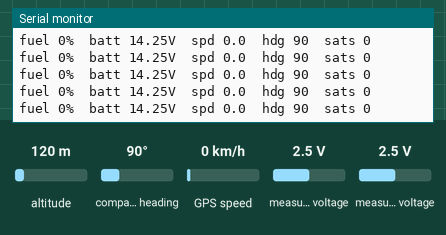
A sketch run on a simulated ESP32-S3. On the bench: the last lines printed to the serial monitor. Wiring (inferred from the names in the program): QMC5883L compass at I2C address 0x0D. The inputs (shaded band) are chosen by the test bench; at power-on: compass heading 90°, measured voltage 2.5 V, GPS speed 0 km/h, altitude 120 m. The GPS gets a fix after 3 s at 37.7749, -122.4194 with 8 satellites.

Above: at 1.5 s.
1.6 s: compass heading set to 7°
At 1.9 s:
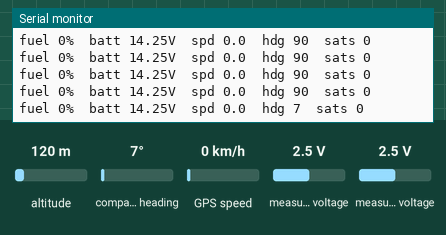
3.1 s: measured voltage (sensor 200) set to 0.1 V
At 3.1 s:
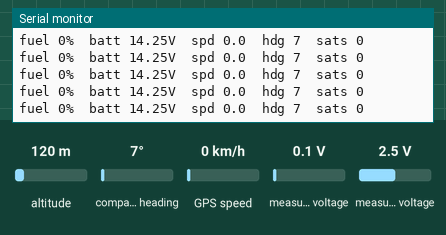
4.6 s: measured voltage (sensor 201) set to 0.1 V
At 4.72 s:
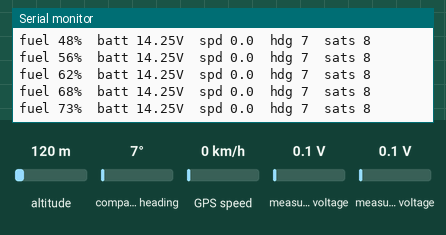
6.1 s: GPS speed set to 2 km/h
At 6.13 s:
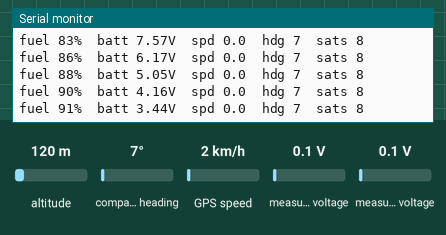
7.6 s: measured voltage (sensor 200) set to 1.2 V
At 7.74 s:
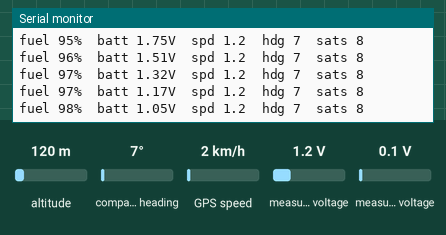
9.1 s: measured voltage (sensor 201) set to 1.2 V
At 9.15 s:
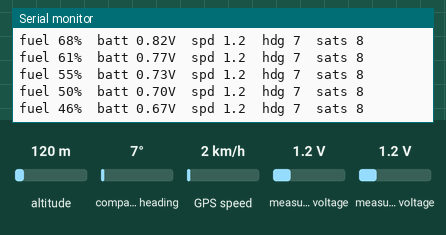
Timing chart, 0 to 11.6 s (numbered marks = the images above; inputs shaded):
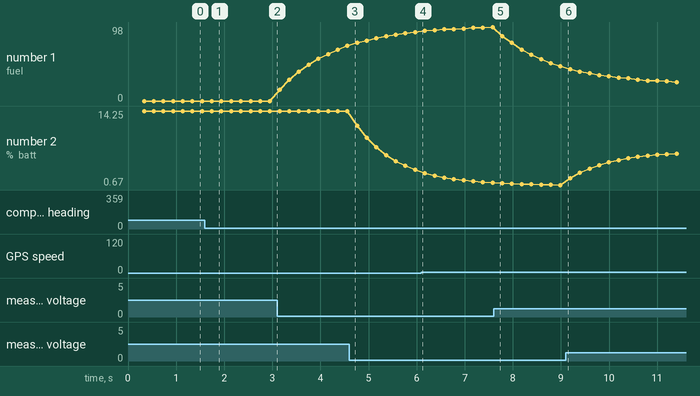

The sketch:

BeetleDash_V1_bench.ino
```cpp
/*
 * BeetleDash — V1 bench firmware
 * ------------------------------------------------------------
 * Target : Waveshare ESP32-S3-Touch-LCD-2.1 (round 480x480)
 *          (this sketch does NOT drive the display yet — it verifies
 *           the sensors and serves a live dashboard to your phone)
 *
 * V1 shows: Fuel level, Battery voltage, GPS speed, Compass heading
 *
 * Wiring (all on the board's 12-pin header):
 *   I2C : SDA = GPIO15, SCL = GPIO7   -> ADS1115 (0x48) + magnetometer
 *   UART: TX  = GPIO43, RX = GPIO44   -> NEO-M8N GPS (GPS TX -> GPIO44)
 *   3V3, GND, 5V as labeled. Power the board from USB-C for the bench.
 *
 *   ADS1115 A0 = fuel divider:  3V3 -[100R]-+- A0 -[VDO sender]- GND
 *   ADS1115 A1 = volt divider:  12V -[47k]-+- A1 -[10k]- GND
 *   (Put a 0.1uF cap from A0->GND and A1->GND to calm sender noise.)
 *
 * Libraries (install via Library Manager):
 *   - Adafruit ADS1X15
 *   - TinyGPSPlus (by Mikal Hart)
 * ------------------------------------------------------------
 */

#include <Wire.h>
#include <WiFi.h>
#include <WebServer.h>
#include <Adafruit_ADS1X15.h>
#include <TinyGPSPlus.h>

// ---------- Pins ----------
#define PIN_SDA   15
#define PIN_SCL    7
#define PIN_GPS_TX 43   // ESP32 TX -> GPS RX
#define PIN_GPS_RX 44   // ESP32 RX <- GPS TX

// ---------- Fuel + voltage calibration (edit to taste) ----------
#define VEXC        3.30f    // divider excitation = board 3V3 rail
#define FUEL_RTOP   100.0f   // top resistor of the fuel divider (ohms)
#define FUEL_R_EMPTY 70.0f   // MEASURED on your sender: 70.0 ohm = empty (stock VW VDO)
#define FUEL_R_FULL  10.9f   // MEASURED on your sender: 10.9 ohm = full
// Note: this VDO sender drops resistance as the tank fills. The linear map below
// handles that direction automatically (no logic change needed).
#define VOLT_R1     47000.0f // volt divider top (to +12V)
#define VOLT_R2     10000.0f // volt divider bottom (to GND)

// ---------- Compass ----------
#define MAG_DECLINATION 0.0f // set your local magnetic declination (deg) later

// ---------- WiFi Access Point ----------
const char* AP_SSID = "BeetleDash";
const char* AP_PASS = "beetle1234";   // >= 8 chars

// ---------- Globals ----------
Adafruit_ADS1115 ads;
TinyGPSPlus gps;
WebServer server(80);

bool  adsOK = false;
int   magAddr = 0;          // 0 = none, 0x0D = QMC5883L, 0x1E = HMC5883L
float fuelPct = 0, battV = 0, headingDeg = 0, speedMph = 0;
int   sats = 0;
bool  gpsFix = false;
float fuelEMA = -1, voltEMA = -1;   // smoothing state

// ============================================================
//  Magnetometer (auto-detect QMC5883L @0x0D or HMC5883L @0x1E)
// ============================================================
bool i2cPresent(uint8_t addr) {
  Wire.beginTransmission(addr);
  return (Wire.endTransmission() == 0);
}

void magInit() {
  if (i2cPresent(0x0D)) {              // QMC5883L
    magAddr = 0x0D;
    Wire.beginTransmission(0x0D); Wire.write(0x0B); Wire.write(0x01); Wire.endTransmission(); // SET/RESET period
    Wire.beginTransmission(0x0D); Wire.write(0x09); Wire.write(0x1D); Wire.endTransmission(); // OSR512, 8G, 200Hz, continuous
  } else if (i2cPresent(0x1E)) {       // HMC5883L
    magAddr = 0x1E;
    Wire.beginTransmission(0x1E); Wire.write(0x00); Wire.write(0x70); Wire.endTransmission(); // 8-avg, 15Hz
    Wire.beginTransmission(0x1E); Wire.write(0x01); Wire.write(0xA0); Wire.endTransmission(); // gain
    Wire.beginTransmission(0x1E); Wire.write(0x02); Wire.write(0x00); Wire.endTransmission(); // continuous
  } else {
    magAddr = 0;
  }
}

bool magRead(int16_t &x, int16_t &y, int16_t &z) {
  if (magAddr == 0x0D) {                       // QMC5883L: data at 0x00, order X,Y,Z (LSB first)
    Wire.beginTransmission(0x0D); Wire.write(0x00); Wire.endTransmission();
    if (Wire.requestFrom(0x0D, 6) != 6) return false;
    x = (int16_t)(Wire.read() | (Wire.read() << 8));
    y = (int16_t)(Wire.read() | (Wire.read() << 8));
    z = (int16_t)(Wire.read() | (Wire.read() << 8));
    return true;
  } else if (magAddr == 0x1E) {                // HMC5883L: data at 0x03, order X,Z,Y (MSB first)
    Wire.beginTransmission(0x1E); Wire.write(0x03); Wire.endTransmission();
    if (Wire.requestFrom(0x1E, 6) != 6) return false;
    x = (int16_t)((Wire.read() << 8) | Wire.read());
    z = (int16_t)((Wire.read() << 8) | Wire.read());
    y = (int16_t)((Wire.read() << 8) | Wire.read());
    return true;
  }
  return false;
}

void updateHeading() {
  int16_t x, y, z;
  if (!magRead(x, y, z)) return;
  float h = atan2((float)y, (float)x) * 180.0f / PI + MAG_DECLINATION;
  if (h < 0) h += 360.0f;
  if (h >= 360.0f) h -= 360.0f;
  headingDeg = h;
}

// ============================================================
//  Sensor reads
// ============================================================
void updateAnalog() {
  if (!adsOK) return;

  // --- Fuel (A0) ---
  float vNode = ads.computeVolts(ads.readADC_SingleEnded(0));
  if (vNode < 0.001f) vNode = 0.001f;
  float denom = VEXC - vNode;
  float rs = (denom > 0.02f) ? (FUEL_RTOP * vNode / denom) : 100000.0f; // open circuit -> huge R
  float pct = (rs - FUEL_R_EMPTY) / (FUEL_R_FULL - FUEL_R_EMPTY) * 100.0f;
  if (pct < 0) pct = 0; if (pct > 100) pct = 100;
  fuelEMA = (fuelEMA < 0) ? pct : (fuelEMA * 0.85f + pct * 0.15f);   // slosh smoothing
  fuelPct = fuelEMA;

  // --- Battery voltage (A1) ---
  float vDiv = ads.computeVolts(ads.readADC_SingleEnded(1));
  float vbat = vDiv * (VOLT_R1 + VOLT_R2) / VOLT_R2;
  voltEMA = (voltEMA < 0) ? vbat : (voltEMA * 0.8f + vbat * 0.2f);
  battV = voltEMA;
}

void updateGps() {
  while (Serial1.available()) gps.encode(Serial1.read());
  if (gps.speed.isValid())     speedMph = gps.speed.mph();
  if (gps.satellites.isValid())sats     = gps.satellites.value();
  gpsFix = gps.location.isValid();
}

// ============================================================
//  Web dashboard (offline, no CDN — works in the car)
// ============================================================
const char PAGE[] PROGMEM = R"HTML(
<!doctype html><html><head><meta charset=utf-8>
<meta name=viewport content="width=device-width,initial-scale=1">
<title>BeetleDash</title><style>
:root{color-scheme:dark}
*{box-sizing:border-box;margin:0;font-family:system-ui,-apple-system,sans-serif}
body{background:#0b0f14;color:#e8eef5;padding:16px;max-width:520px;margin:auto}
h1{font-size:15px;letter-spacing:.15em;color:#7d8ea0;text-transform:uppercase;margin-bottom:14px;text-align:center}
.grid{display:grid;grid-template-columns:1fr 1fr;gap:12px}
.card{background:#141b24;border:1px solid #1f2a36;border-radius:16px;padding:16px}
.lbl{font-size:12px;letter-spacing:.12em;color:#7d8ea0;text-transform:uppercase}
.val{font-size:40px;font-weight:650;margin-top:4px;line-height:1}
.unit{font-size:15px;color:#9fb0c2;font-weight:400}
.bar{height:14px;background:#1f2a36;border-radius:8px;overflow:hidden;margin-top:12px}
.fill{height:100%;background:linear-gradient(90deg,#e5484d,#f5a623,#3fb950);transition:width .4s}
.wide{grid-column:1/3}
.rose{width:150px;height:150px;margin:6px auto 0;position:relative;border-radius:50%;
  border:2px solid #1f2a36;display:flex;align-items:center;justify-content:center}
.needle{width:4px;height:66px;background:linear-gradient(#e5484d 50%,#3d4a58 50%);
  border-radius:2px;transform-origin:50% 50%;transition:transform .3s}
.deg{position:absolute;bottom:8px;font-size:13px;color:#9fb0c2}
.tick{position:absolute;font-size:11px;color:#5f7183}
.n{top:6px}.s{bottom:22px}.e{right:8px}.w{left:8px}
.sub{font-size:12px;color:#7d8ea0;margin-top:6px}
.dot{display:inline-block;width:8px;height:8px;border-radius:50%;margin-right:5px;vertical-align:1px}
</style></head><body>
<h1>BeetleDash &middot; V1</h1>
<div class=grid>
  <div class="card"><div class=lbl>Speed</div>
    <div class=val id=spd>--<span class=unit> mph</span></div>
    <div class=sub id=gps>acquiring fix&hellip;</div></div>
  <div class="card"><div class=lbl>Battery</div>
    <div class=val id=volt>--<span class=unit> V</span></div>
    <div class=sub id=vstat>&nbsp;</div></div>
  <div class="card wide"><div class=lbl>Fuel</div>
    <div class=val><span id=fuel>--</span><span class=unit> %</span></div>
    <div class=bar><div class=fill id=fbar style=width:0%></div></div></div>
  <div class="card wide"><div class=lbl>Compass</div>
    <div class=rose>
      <span class="tick n">N</span><span class="tick s">S</span>
      <span class="tick e">E</span><span class="tick w">W</span>
      <div class=needle id=ndl></div><div class=deg id=hdg>--&deg;</div>
    </div></div>
</div>
<script>
function fmt(v,d){return (v==null||isNaN(v))?'--':v.toFixed(d);}
async function tick(){
 try{
  const r=await fetch('/data'); const d=await r.json();
  spd.innerHTML=fmt(d.speed,0)+'<span class=unit> mph</span>';
  volt.innerHTML=fmt(d.volts,1)+'<span class=unit> V</span>';
  fuel.textContent=fmt(d.fuel,0); fbar.style.width=Math.max(0,Math.min(100,d.fuel))+'%';
  hdg.innerHTML=fmt(d.heading,0)+'&deg;';
  ndl.style.transform='rotate('+d.heading+'deg)';
  gps.textContent=d.fix?(d.sats+' sats · fix'):(d.sats+' sats · no fix');
  const dc=d.volts<11.8?'#e5484d':(d.volts>14.6?'#f5a623':'#3fb950');
  vstat.innerHTML='<span class=dot style=background:'+dc+'></span>'+(d.volts<11.8?'low':(d.volts>14.6?'high':'ok'));
 }catch(e){}
}
setInterval(tick,400); tick();
</script></body></html>
)HTML";

void handleRoot() { server.send_P(200, "text/html", PAGE); }

void handleData() {
  char buf[200];
  snprintf(buf, sizeof(buf),
    "{\"fuel\":%.1f,\"volts\":%.2f,\"speed\":%.1f,\"heading\":%.1f,\"sats\":%d,\"fix\":%s,\"mag\":\"%s\"}",
    fuelPct, battV, speedMph, headingDeg, sats, gpsFix ? "true" : "false",
    magAddr == 0x0D ? "QMC5883L" : magAddr == 0x1E ? "HMC5883L" : "none");
  server.send(200, "application/json", buf);
}

// ============================================================
void setup() {
  Serial.begin(115200);
  delay(300);
  Serial.println("\nBeetleDash V1 bench starting...");

  Wire.begin(PIN_SDA, PIN_SCL);
  Serial1.begin(9600, SERIAL_8N1, PIN_GPS_RX, PIN_GPS_TX);

  adsOK = ads.begin(0x48);
  if (adsOK) ads.setGain(GAIN_ONE);          // +/-4.096V full scale
  Serial.printf("ADS1115: %s\n", adsOK ? "OK" : "NOT FOUND");

  magInit();
  Serial.printf("Magnetometer: %s\n",
    magAddr == 0x0D ? "QMC5883L (0x0D)" : magAddr == 0x1E ? "HMC5883L (0x1E)" : "NONE FOUND");

  WiFi.mode(WIFI_AP);
  WiFi.softAP(AP_SSID, AP_PASS);
  Serial.printf("WiFi AP '%s'  ->  http://%s\n", AP_SSID, WiFi.softAPIP().toString().c_str());

  server.on("/", handleRoot);
  server.on("/data", handleData);
  server.begin();
}

void loop() {
  updateGps();                 // fast: drain GPS bytes every loop
  static uint32_t t = 0;
  if (millis() - t > 200) {    // sensors + compass at ~5 Hz
    t = millis();
    updateAnalog();
    updateHeading();
    Serial.printf("fuel %.0f%%  batt %.2fV  spd %.1f  hdg %.0f  sats %d\n",
                  fuelPct, battV, speedMph, headingDeg, sats);
  }
  server.handleClient();
}
```

Measured:
- after the input at 1.6 s, the serial monitor: prints a new line after 0.14 s (image 1)
- plotted number 1: 0 → 73 after the input at 3.1 s, 98 → 46 after the input at 7.6 s
- plotted number 2: 14.25 → 3.44 after the input at 4.6 s, 0.67 → 6.42 after the input at 9.1 s
